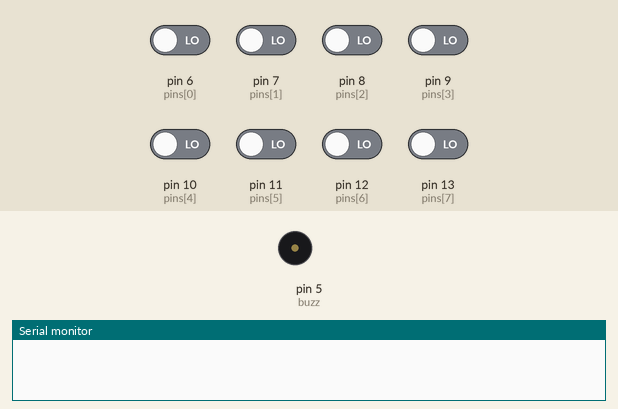
The sketch below on a simulated Arduino Uno, built with avr-gcc and run on an emulated ATmega328P. On the bench: buzzer (waves = sounding), the last lines printed to the serial monitor. The inputs (shaded band) are chosen by the test bench; at power-on: pin 6 (pins[0]), pin 7 (pins[1]), pin 8 (pins[2]), pin 9 (pins[3]), pin 10 (pins[4]), pin 11 (pins[5]), pin 12 (pins[6]), pin 13 (pins[7]) LOW.

Above: at 1.2 s.
1.3 s: pin 6 (pins[0]) driven HIGH
At 2.5 s:
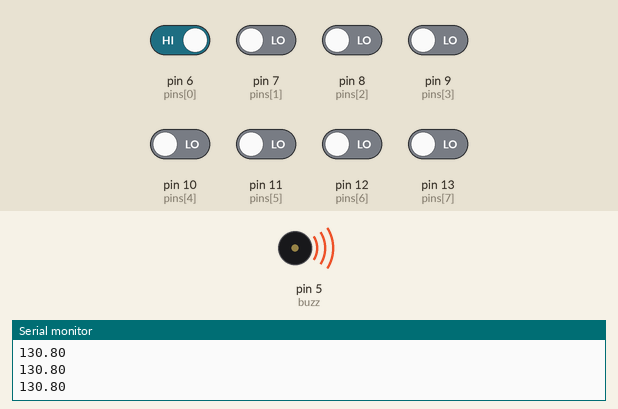
2.8 s: pin 6 (pins[0]) driven LOW
At 4.0 s:
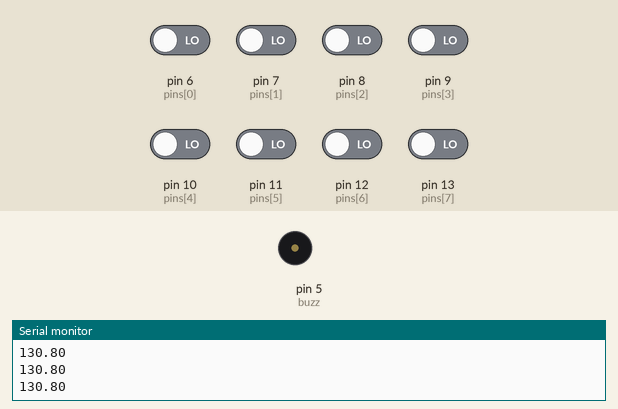
4.3 s: pin 7 (pins[1]) driven HIGH
At 4.9 s:
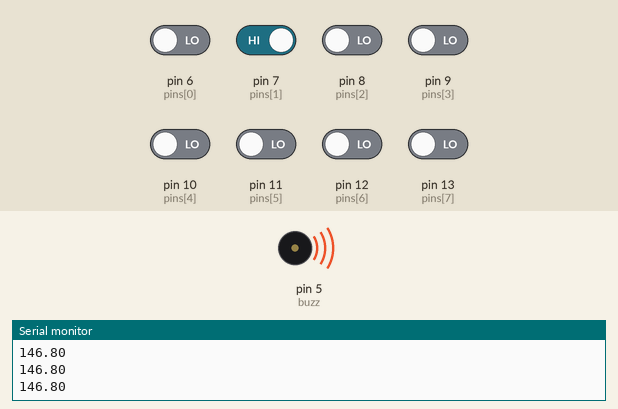
5.8 s: pin 7 (pins[1]) driven LOW
At 6.2 s:
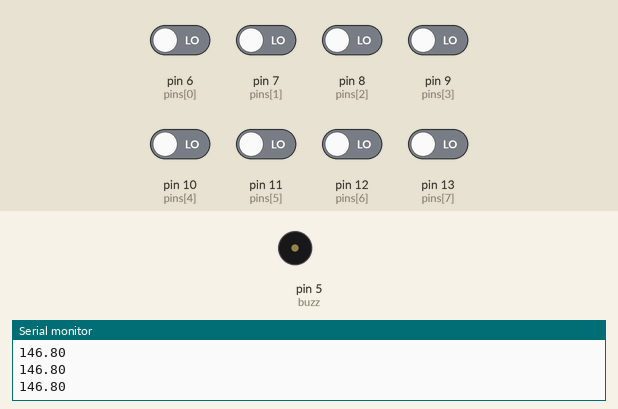
7.3 s: pin 8 (pins[2]) driven HIGH
At 8.4 s:
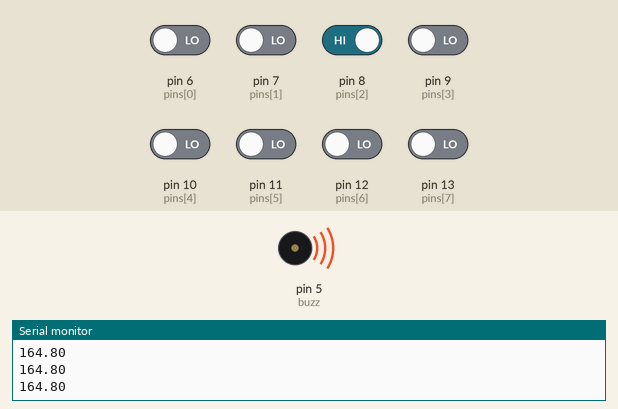
Timing chart, 0 to 9.8 s (numbered marks = the images above; inputs shaded):
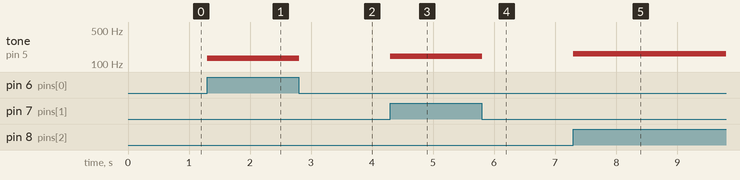

Measured:
- after the input at 1.3 s, tone on pin 5 (buzz): silent → 130 Hz at once
- after the input at 2.8 s, tone on pin 5 (buzz): 130 Hz → silent at once
- after the input at 4.3 s, tone on pin 5 (buzz): silent → 146 Hz at once
- after the input at 5.8 s, tone on pin 5 (buzz): 146 Hz → silent at once
- after the input at 7.3 s, tone on pin 5 (buzz): silent → 164 Hz at once

The sketch:

08_piano.ino
```cpp
int buzz = 5;
int pins[8] = { 6, 7, 8, 9, 10, 11, 12, 13 };

void setup() {
  Serial.begin(9600);
  pinMode(buzz, OUTPUT);
  for (int i = 0; i < 8; i ++) {
    pinMode(pins[i], INPUT);
  }
}

void loop() {
  // 3 Octave 'Do' ~ 4 Octave 'Do'
  if (digitalRead(pins[0]) == HIGH) {
    Serial.println(130.8);
    tone(buzz, 130.8);
  } else if (digitalRead(pins[1]) == HIGH) {
    Serial.println(146.8);
    tone(buzz, 146.8);
  } else if (digitalRead(pins[2]) == HIGH) {
    Serial.println(164.8);
    tone(buzz, 164.8);
  } else if (digitalRead(pins[3]) == HIGH) {
    Serial.println(174.6);
    tone(buzz, 174.6);
  } else if (digitalRead(pins[4]) == HIGH) {
    Serial.println(196.0);
    tone(buzz, 196.0);
  } else if (digitalRead(pins[5]) == HIGH) {
    Serial.println(220.0);
    tone(buzz, 220.0);
  } else if (digitalRead(pins[6]) == HIGH) {
    Serial.println(246.9);
    tone(buzz, 246.9);
  } else if (digitalRead(pins[7]) == HIGH) {
    Serial.println(261.6);
    tone(buzz, 261.6);
  } else {
    noTone(buzz);
  }
}
```
